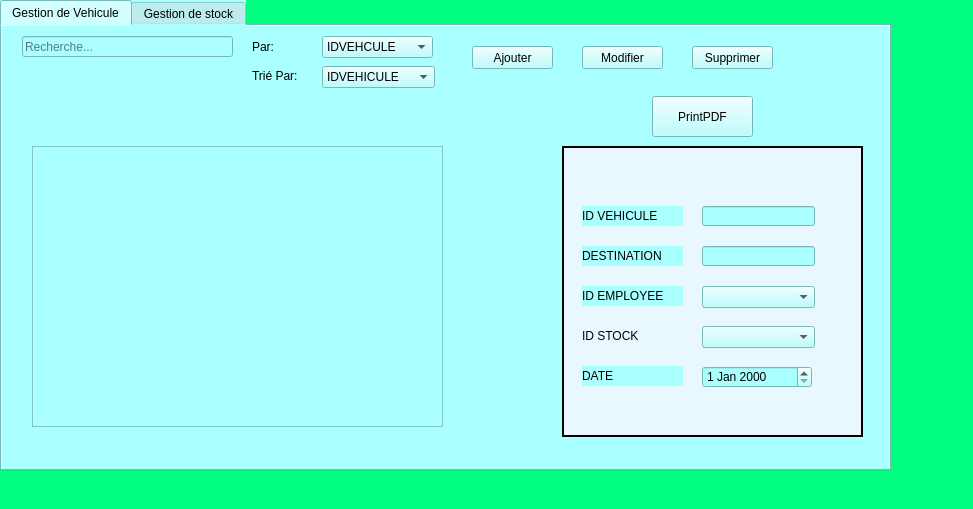
<?xml version="1.0" encoding="UTF-8"?>
<ui version="4.0">
 <class>aziz</class>
 <widget class="QMainWindow" name="aziz">
  <property name="geometry">
   <rect>
    <x>0</x>
    <y>0</y>
    <width>973</width>
    <height>509</height>
   </rect>
  </property>
  <property name="windowTitle">
   <string>aziz</string>
  </property>
  <property name="styleSheet">
   <string notr="true">background-color: rgb(0, 255, 128);</string>
  </property>
  <widget class="QWidget" name="centralwidget">
   <widget class="QTabWidget" name="tabWidget">
    <property name="geometry">
     <rect>
      <x>0</x>
      <y>0</y>
      <width>891</width>
      <height>471</height>
     </rect>
    </property>
    <property name="styleSheet">
     <string notr="true">background-color: rgb(170, 255, 255);</string>
    </property>
    <property name="currentIndex">
     <number>0</number>
    </property>
    <widget class="QWidget" name="tab">
     <attribute name="title">
      <string>Gestion de Vehicule</string>
     </attribute>
     <widget class="QComboBox" name="id_employee1">
      <property name="geometry">
       <rect>
        <x>700</x>
        <y>260</y>
        <width>113</width>
        <height>22</height>
       </rect>
      </property>
     </widget>
     <widget class="QLineEdit" name="destination">
      <property name="geometry">
       <rect>
        <x>700</x>
        <y>220</y>
        <width>113</width>
        <height>20</height>
       </rect>
      </property>
     </widget>
     <widget class="QLabel" name="label_2">
      <property name="geometry">
       <rect>
        <x>580</x>
        <y>340</y>
        <width>101</width>
        <height>20</height>
       </rect>
      </property>
      <property name="frameShape">
       <enum>QFrame::NoFrame</enum>
      </property>
      <property name="frameShadow">
       <enum>QFrame::Raised</enum>
      </property>
      <property name="text">
       <string>DATE</string>
      </property>
      <property name="wordWrap">
       <bool>false</bool>
      </property>
     </widget>
     <widget class="QLabel" name="label">
      <property name="geometry">
       <rect>
        <x>580</x>
        <y>260</y>
        <width>101</width>
        <height>20</height>
       </rect>
      </property>
      <property name="frameShape">
       <enum>QFrame::NoFrame</enum>
      </property>
      <property name="frameShadow">
       <enum>QFrame::Raised</enum>
      </property>
      <property name="text">
       <string>ID EMPLOYEE</string>
      </property>
      <property name="wordWrap">
       <bool>false</bool>
      </property>
     </widget>
     <widget class="QTableView" name="data">
      <property name="geometry">
       <rect>
        <x>30</x>
        <y>120</y>
        <width>411</width>
        <height>281</height>
       </rect>
      </property>
     </widget>
     <widget class="QLabel" name="label_3">
      <property name="geometry">
       <rect>
        <x>580</x>
        <y>180</y>
        <width>101</width>
        <height>20</height>
       </rect>
      </property>
      <property name="frameShape">
       <enum>QFrame::NoFrame</enum>
      </property>
      <property name="frameShadow">
       <enum>QFrame::Raised</enum>
      </property>
      <property name="text">
       <string>ID VEHICULE</string>
      </property>
      <property name="wordWrap">
       <bool>false</bool>
      </property>
     </widget>
     <widget class="QLabel" name="label_5">
      <property name="geometry">
       <rect>
        <x>250</x>
        <y>10</y>
        <width>47</width>
        <height>21</height>
       </rect>
      </property>
      <property name="text">
       <string>Par:</string>
      </property>
     </widget>
     <widget class="QPushButton" name="pb_supprimer_3">
      <property name="geometry">
       <rect>
        <x>580</x>
        <y>20</y>
        <width>81</width>
        <height>23</height>
       </rect>
      </property>
      <property name="text">
       <string>Modifier</string>
      </property>
     </widget>
     <widget class="QComboBox" name="comboBox">
      <property name="geometry">
       <rect>
        <x>320</x>
        <y>10</y>
        <width>111</width>
        <height>22</height>
       </rect>
      </property>
      <property name="editable">
       <bool>false</bool>
      </property>
      <property name="currentIndex">
       <number>0</number>
      </property>
      <property name="insertPolicy">
       <enum>QComboBox::NoInsert</enum>
      </property>
      <property name="sizeAdjustPolicy">
       <enum>QComboBox::AdjustToContentsOnFirstShow</enum>
      </property>
      <property name="frame">
       <bool>true</bool>
      </property>
      <item>
       <property name="text">
        <string>IDVEHCULE</string>
       </property>
      </item>
      <item>
       <property name="text">
        <string>DESTINATION</string>
       </property>
      </item>
      <item>
       <property name="text">
        <string>ID_EMPLOYEE</string>
       </property>
      </item>
      <item>
       <property name="text">
        <string>ID_STOCK</string>
       </property>
      </item>
     </widget>
     <widget class="QPushButton" name="pb_ajouter">
      <property name="geometry">
       <rect>
        <x>470</x>
        <y>20</y>
        <width>81</width>
        <height>23</height>
       </rect>
      </property>
      <property name="text">
       <string>Ajouter</string>
      </property>
     </widget>
     <widget class="QLineEdit" name="id_vehicule2">
      <property name="geometry">
       <rect>
        <x>700</x>
        <y>180</y>
        <width>113</width>
        <height>20</height>
       </rect>
      </property>
     </widget>
     <widget class="QFrame" name="frame">
      <property name="geometry">
       <rect>
        <x>560</x>
        <y>120</y>
        <width>301</width>
        <height>291</height>
       </rect>
      </property>
      <property name="styleSheet">
       <string notr="true">background-color:rgb(233,248,255);</string>
      </property>
      <property name="frameShape">
       <enum>QFrame::Box</enum>
      </property>
      <property name="frameShadow">
       <enum>QFrame::Plain</enum>
      </property>
      <property name="lineWidth">
       <number>2</number>
      </property>
      <property name="midLineWidth">
       <number>0</number>
      </property>
      <widget class="QLabel" name="label_12">
       <property name="geometry">
        <rect>
         <x>20</x>
         <y>180</y>
         <width>101</width>
         <height>20</height>
        </rect>
       </property>
       <property name="frameShape">
        <enum>QFrame::NoFrame</enum>
       </property>
       <property name="frameShadow">
        <enum>QFrame::Raised</enum>
       </property>
       <property name="text">
        <string>ID STOCK</string>
       </property>
       <property name="wordWrap">
        <bool>false</bool>
       </property>
      </widget>
     </widget>
     <widget class="QLineEdit" name="lineEdit_id_6">
      <property name="geometry">
       <rect>
        <x>20</x>
        <y>10</y>
        <width>211</width>
        <height>21</height>
       </rect>
      </property>
      <property name="inputMethodHints">
       <set>Qt::ImhNoPredictiveText</set>
      </property>
      <property name="placeholderText">
       <string>Recherche...</string>
      </property>
      <property name="clearButtonEnabled">
       <bool>true</bool>
      </property>
     </widget>
     <widget class="QPushButton" name="pb_supprimer_4">
      <property name="geometry">
       <rect>
        <x>690</x>
        <y>20</y>
        <width>81</width>
        <height>23</height>
       </rect>
      </property>
      <property name="text">
       <string>Supprimer</string>
      </property>
     </widget>
     <widget class="QDateEdit" name="DATE">
      <property name="geometry">
       <rect>
        <x>700</x>
        <y>340</y>
        <width>110</width>
        <height>22</height>
       </rect>
      </property>
     </widget>
     <widget class="QComboBox" name="id_tri">
      <property name="geometry">
       <rect>
        <x>320</x>
        <y>40</y>
        <width>113</width>
        <height>22</height>
       </rect>
      </property>
      <item>
       <property name="text">
        <string>IDVEHICULE</string>
       </property>
      </item>
      <item>
       <property name="text">
        <string>DESTINATION</string>
       </property>
      </item>
     </widget>
     <widget class="QLabel" name="label_4">
      <property name="geometry">
       <rect>
        <x>580</x>
        <y>220</y>
        <width>101</width>
        <height>20</height>
       </rect>
      </property>
      <property name="frameShape">
       <enum>QFrame::NoFrame</enum>
      </property>
      <property name="frameShadow">
       <enum>QFrame::Raised</enum>
      </property>
      <property name="text">
       <string>DESTINATION</string>
      </property>
      <property name="wordWrap">
       <bool>false</bool>
      </property>
     </widget>
     <widget class="QComboBox" name="id_stock">
      <property name="geometry">
       <rect>
        <x>700</x>
        <y>300</y>
        <width>113</width>
        <height>22</height>
       </rect>
      </property>
     </widget>
     <widget class="QLabel" name="label_17">
      <property name="geometry">
       <rect>
        <x>250</x>
        <y>40</y>
        <width>61</width>
        <height>20</height>
       </rect>
      </property>
      <property name="text">
       <string>Trié Par:</string>
      </property>
     </widget>
     <widget class="QPushButton" name="pushButton_2">
      <property name="geometry">
       <rect>
        <x>650</x>
        <y>70</y>
        <width>101</width>
        <height>41</height>
       </rect>
      </property>
      <property name="text">
       <string>PrintPDF</string>
      </property>
     </widget>
     <zorder>frame</zorder>
     <zorder>id_employee1</zorder>
     <zorder>destination</zorder>
     <zorder>label_2</zorder>
     <zorder>label</zorder>
     <zorder>data</zorder>
     <zorder>label_3</zorder>
     <zorder>label_5</zorder>
     <zorder>pb_supprimer_3</zorder>
     <zorder>comboBox</zorder>
     <zorder>pb_ajouter</zorder>
     <zorder>id_vehicule2</zorder>
     <zorder>lineEdit_id_6</zorder>
     <zorder>pb_supprimer_4</zorder>
     <zorder>DATE</zorder>
     <zorder>id_tri</zorder>
     <zorder>label_4</zorder>
     <zorder>id_stock</zorder>
     <zorder>label_17</zorder>
     <zorder>pushButton_2</zorder>
    </widget>
    <widget class="QWidget" name="tab_2">
     <attribute name="title">
      <string>Gestion de stock</string>
     </attribute>
     <widget class="QComboBox" name="id_vehicule">
      <property name="geometry">
       <rect>
        <x>710</x>
        <y>320</y>
        <width>113</width>
        <height>22</height>
       </rect>
      </property>
     </widget>
     <widget class="QLineEdit" name="date_ajout">
      <property name="geometry">
       <rect>
        <x>710</x>
        <y>280</y>
        <width>113</width>
        <height>20</height>
       </rect>
      </property>
     </widget>
     <widget class="QLabel" name="label_6">
      <property name="geometry">
       <rect>
        <x>590</x>
        <y>360</y>
        <width>111</width>
        <height>20</height>
       </rect>
      </property>
      <property name="font">
       <font>
        <pointsize>9</pointsize>
       </font>
      </property>
      <property name="frameShape">
       <enum>QFrame::NoFrame</enum>
      </property>
      <property name="frameShadow">
       <enum>QFrame::Raised</enum>
      </property>
      <property name="text">
       <string>Date de livraison</string>
      </property>
      <property name="wordWrap">
       <bool>false</bool>
      </property>
     </widget>
     <widget class="QLabel" name="label_7">
      <property name="geometry">
       <rect>
        <x>590</x>
        <y>320</y>
        <width>101</width>
        <height>20</height>
       </rect>
      </property>
      <property name="font">
       <font>
        <pointsize>8</pointsize>
       </font>
      </property>
      <property name="frameShape">
       <enum>QFrame::NoFrame</enum>
      </property>
      <property name="frameShadow">
       <enum>QFrame::Raised</enum>
      </property>
      <property name="text">
       <string>ID VEHICULE</string>
      </property>
      <property name="wordWrap">
       <bool>false</bool>
      </property>
     </widget>
     <widget class="QTableView" name="data_2">
      <property name="geometry">
       <rect>
        <x>20</x>
        <y>150</y>
        <width>411</width>
        <height>271</height>
       </rect>
      </property>
     </widget>
     <widget class="QLabel" name="label_8">
      <property name="geometry">
       <rect>
        <x>590</x>
        <y>240</y>
        <width>101</width>
        <height>20</height>
       </rect>
      </property>
      <property name="font">
       <font>
        <pointsize>9</pointsize>
       </font>
      </property>
      <property name="frameShape">
       <enum>QFrame::NoFrame</enum>
      </property>
      <property name="frameShadow">
       <enum>QFrame::Raised</enum>
      </property>
      <property name="text">
       <string>ID STOCKS</string>
      </property>
      <property name="wordWrap">
       <bool>false</bool>
      </property>
     </widget>
     <widget class="QLabel" name="label_9">
      <property name="geometry">
       <rect>
        <x>240</x>
        <y>10</y>
        <width>47</width>
        <height>21</height>
       </rect>
      </property>
      <property name="text">
       <string>Par:</string>
      </property>
     </widget>
     <widget class="QPushButton" name="pb_supprimer_5">
      <property name="geometry">
       <rect>
        <x>560</x>
        <y>20</y>
        <width>81</width>
        <height>23</height>
       </rect>
      </property>
      <property name="text">
       <string>Modifier</string>
      </property>
     </widget>
     <widget class="QComboBox" name="comboBox_2">
      <property name="geometry">
       <rect>
        <x>310</x>
        <y>10</y>
        <width>111</width>
        <height>22</height>
       </rect>
      </property>
      <property name="editable">
       <bool>false</bool>
      </property>
      <property name="currentIndex">
       <number>0</number>
      </property>
      <property name="insertPolicy">
       <enum>QComboBox::NoInsert</enum>
      </property>
      <property name="sizeAdjustPolicy">
       <enum>QComboBox::AdjustToContentsOnFirstShow</enum>
      </property>
      <property name="frame">
       <bool>true</bool>
      </property>
      <item>
       <property name="text">
        <string>ID</string>
       </property>
      </item>
      <item>
       <property name="text">
        <string>ID_STOCKS</string>
       </property>
      </item>
      <item>
       <property name="text">
        <string>DATE_AJOUT</string>
       </property>
      </item>
      <item>
       <property name="text">
        <string>ID_MATCH</string>
       </property>
      </item>
      <item>
       <property name="text">
        <string>DATE_DE_LIVRAISON</string>
       </property>
      </item>
     </widget>
     <widget class="QPushButton" name="pb_ajouter_2">
      <property name="geometry">
       <rect>
        <x>450</x>
        <y>20</y>
        <width>81</width>
        <height>23</height>
       </rect>
      </property>
      <property name="text">
       <string>Ajouter</string>
      </property>
     </widget>
     <widget class="QLineEdit" name="id_stocks">
      <property name="geometry">
       <rect>
        <x>710</x>
        <y>240</y>
        <width>113</width>
        <height>20</height>
       </rect>
      </property>
     </widget>
     <widget class="QFrame" name="frame_2">
      <property name="geometry">
       <rect>
        <x>570</x>
        <y>140</y>
        <width>301</width>
        <height>291</height>
       </rect>
      </property>
      <property name="styleSheet">
       <string notr="true">background-color:rgb(233,248,255);</string>
      </property>
      <property name="frameShape">
       <enum>QFrame::Box</enum>
      </property>
      <property name="frameShadow">
       <enum>QFrame::Plain</enum>
      </property>
      <property name="lineWidth">
       <number>2</number>
      </property>
      <property name="midLineWidth">
       <number>0</number>
      </property>
     </widget>
     <widget class="QLineEdit" name="lineEdit_id_7">
      <property name="geometry">
       <rect>
        <x>20</x>
        <y>10</y>
        <width>211</width>
        <height>21</height>
       </rect>
      </property>
      <property name="inputMethodHints">
       <set>Qt::ImhNoPredictiveText</set>
      </property>
      <property name="placeholderText">
       <string>Recherche...</string>
      </property>
      <property name="clearButtonEnabled">
       <bool>true</bool>
      </property>
     </widget>
     <widget class="QPushButton" name="pb_supprimer_6">
      <property name="geometry">
       <rect>
        <x>670</x>
        <y>20</y>
        <width>81</width>
        <height>23</height>
       </rect>
      </property>
      <property name="text">
       <string>Supprimer</string>
      </property>
     </widget>
     <widget class="QComboBox" name="id_tri2">
      <property name="geometry">
       <rect>
        <x>310</x>
        <y>40</y>
        <width>113</width>
        <height>22</height>
       </rect>
      </property>
      <item>
       <property name="text">
        <string>ID_EMPLOYEE</string>
       </property>
      </item>
      <item>
       <property name="text">
        <string>ID_STOCKS</string>
       </property>
      </item>
      <item>
       <property name="text">
        <string>DATE_AJOUT</string>
       </property>
      </item>
      <item>
       <property name="text">
        <string>ID_VEHICULE</string>
       </property>
      </item>
      <item>
       <property name="text">
        <string>DATE_DE_LIVRAISON</string>
       </property>
      </item>
     </widget>
     <widget class="QLabel" name="label_10">
      <property name="geometry">
       <rect>
        <x>590</x>
        <y>280</y>
        <width>101</width>
        <height>20</height>
       </rect>
      </property>
      <property name="font">
       <font>
        <pointsize>9</pointsize>
       </font>
      </property>
      <property name="frameShape">
       <enum>QFrame::NoFrame</enum>
      </property>
      <property name="frameShadow">
       <enum>QFrame::Raised</enum>
      </property>
      <property name="text">
       <string>DATE D'AJOUT</string>
      </property>
      <property name="wordWrap">
       <bool>false</bool>
      </property>
     </widget>
     <widget class="QLabel" name="label_11">
      <property name="geometry">
       <rect>
        <x>590</x>
        <y>200</y>
        <width>101</width>
        <height>20</height>
       </rect>
      </property>
      <property name="font">
       <font>
        <pointsize>8</pointsize>
       </font>
      </property>
      <property name="frameShape">
       <enum>QFrame::NoFrame</enum>
      </property>
      <property name="frameShadow">
       <enum>QFrame::Raised</enum>
      </property>
      <property name="text">
       <string>ID EMPLOYEE</string>
      </property>
      <property name="wordWrap">
       <bool>false</bool>
      </property>
     </widget>
     <widget class="QLineEdit" name="id_employee">
      <property name="geometry">
       <rect>
        <x>710</x>
        <y>200</y>
        <width>113</width>
        <height>20</height>
       </rect>
      </property>
     </widget>
     <widget class="QLineEdit" name="date_de_livraison">
      <property name="geometry">
       <rect>
        <x>710</x>
        <y>360</y>
        <width>113</width>
        <height>20</height>
       </rect>
      </property>
     </widget>
     <widget class="QLabel" name="label_18">
      <property name="geometry">
       <rect>
        <x>240</x>
        <y>40</y>
        <width>61</width>
        <height>20</height>
       </rect>
      </property>
      <property name="text">
       <string>Trié Par:</string>
      </property>
     </widget>
     <widget class="QPushButton" name="pushButton_3">
      <property name="geometry">
       <rect>
        <x>640</x>
        <y>70</y>
        <width>101</width>
        <height>41</height>
       </rect>
      </property>
      <property name="text">
       <string>PrintPDF</string>
      </property>
     </widget>
     <zorder>frame_2</zorder>
     <zorder>id_vehicule</zorder>
     <zorder>date_ajout</zorder>
     <zorder>label_6</zorder>
     <zorder>label_7</zorder>
     <zorder>data_2</zorder>
     <zorder>label_8</zorder>
     <zorder>label_9</zorder>
     <zorder>pb_supprimer_5</zorder>
     <zorder>comboBox_2</zorder>
     <zorder>pb_ajouter_2</zorder>
     <zorder>id_stocks</zorder>
     <zorder>lineEdit_id_7</zorder>
     <zorder>pb_supprimer_6</zorder>
     <zorder>id_tri2</zorder>
     <zorder>label_10</zorder>
     <zorder>label_11</zorder>
     <zorder>id_employee</zorder>
     <zorder>date_de_livraison</zorder>
     <zorder>label_18</zorder>
     <zorder>pushButton_3</zorder>
    </widget>
   </widget>
  </widget>
  <widget class="QMenuBar" name="menubar">
   <property name="geometry">
    <rect>
     <x>0</x>
     <y>0</y>
     <width>973</width>
     <height>26</height>
    </rect>
   </property>
  </widget>
  <widget class="QStatusBar" name="statusbar"/>
 </widget>
 <resources/>
 <connections/>
</ui>
